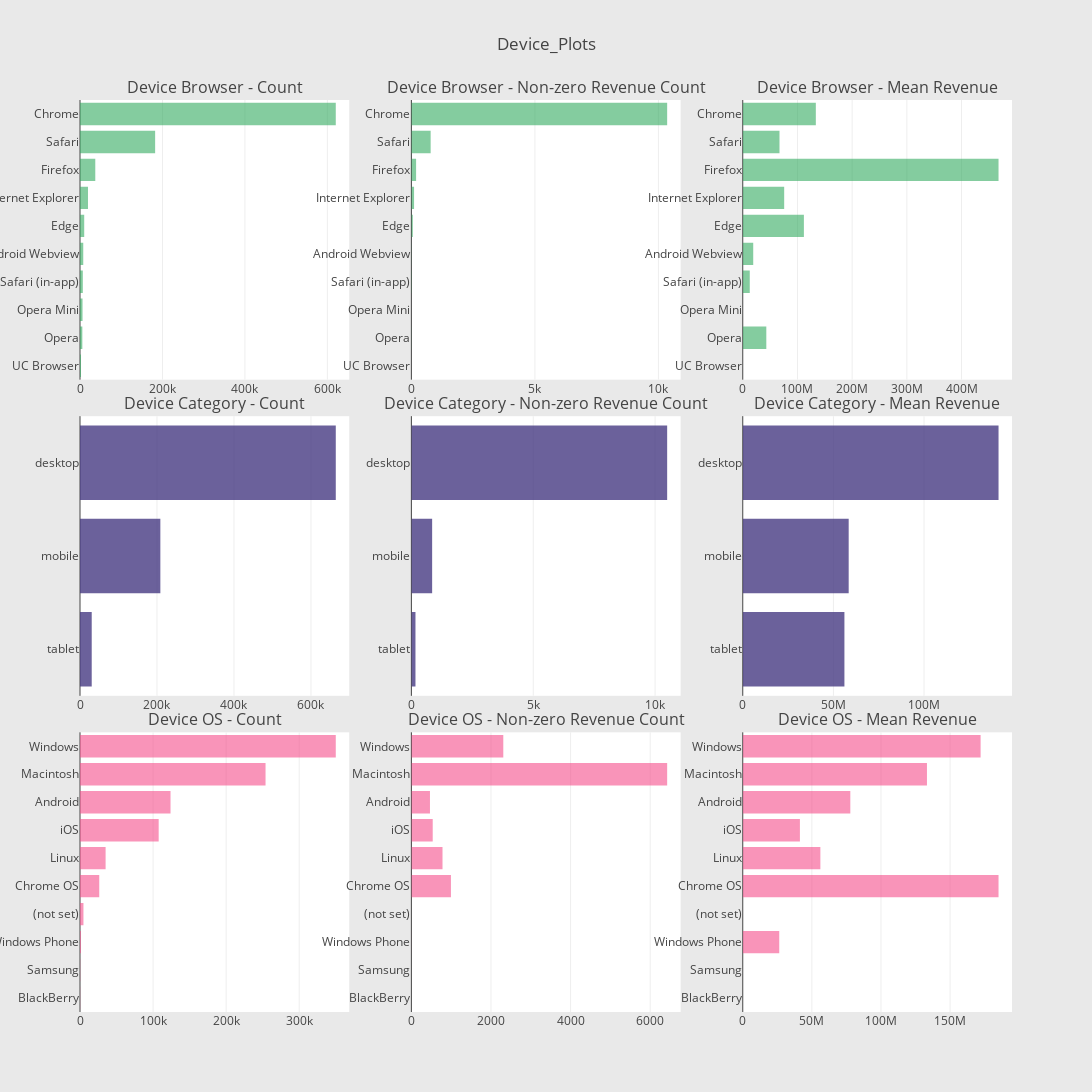

The notebook cell this image was saved under:
### Code cell
# Device Brower 
cnt_srs = train_df.groupby('device.browser')['totals.transactionRevenue'].agg(['size','count','mean'])
cnt_srs.columns = ['count revenue is zero','count of non-zero revenue','mean']
cnt_srs = cnt_srs.sort_values(by = 'count revenue is zero',ascending = False)
trace1 = horizontal_bar_chart(cnt_srs['count revenue is zero'].head(10),'rgba(50,171,96,0.6)')
trace2 = horizontal_bar_chart(cnt_srs['count of non-zero revenue'].head(10),'rgba(50,171,96,0.6)')
trace3 = horizontal_bar_chart(cnt_srs['mean'].head(10),'rgba(50,171,96,0.6)')

# Device Category
cnt_srs = train_df.groupby('device.deviceCategory')['totals.transactionRevenue'].agg(['size', 'count', 'mean'])
cnt_srs.columns = ["count", "count of non-zero revenue", "mean"]
cnt_srs = cnt_srs.sort_values(by="count", ascending=False)
trace4 = horizontal_bar_chart(cnt_srs["count"].head(10), 'rgba(71, 58, 131, 0.8)')
trace5 = horizontal_bar_chart(cnt_srs["count of non-zero revenue"].head(10), 'rgba(71, 58, 131, 0.8)')
trace6 = horizontal_bar_chart(cnt_srs["mean"].head(10), 'rgba(71, 58, 131, 0.8)')

# Operating system
cnt_srs = train_df.groupby('device.operatingSystem')['totals.transactionRevenue'].agg(['size', 'count', 'mean'])
cnt_srs.columns = ["count", "count of non-zero revenue", "mean"]
cnt_srs = cnt_srs.sort_values(by="count", ascending=False)
trace7 = horizontal_bar_chart(cnt_srs["count"].head(10), 'rgba(246, 78, 139, 0.6)')
trace8 = horizontal_bar_chart(cnt_srs["count of non-zero revenue"].head(10),'rgba(246, 78, 139, 0.6)')
trace9 = horizontal_bar_chart(cnt_srs["mean"].head(10),'rgba(246, 78, 139, 0.6)')


fig = tools.make_subplots(rows = 3,cols = 3,vertical_spacing = 0.04, subplot_titles = ["Device Browser - Count", "Device Browser - Non-zero Revenue Count", "Device Browser - Mean Revenue",
                                          "Device Category - Count",  "Device Category - Non-zero Revenue Count", "Device Category - Mean Revenue", 
                                          "Device OS - Count", "Device OS - Non-zero Revenue Count", "Device OS - Mean Revenue"])


fig.append_trace(trace1, 1, 1)
fig.append_trace(trace2, 1, 2)
fig.append_trace(trace3, 1, 3)
fig.append_trace(trace4, 2, 1)
fig.append_trace(trace5, 2, 2)
fig.append_trace(trace6, 2, 3)
fig.append_trace(trace7, 3, 1)
fig.append_trace(trace8, 3, 2)
fig.append_trace(trace9, 3, 3)

fig['layout'].update(height = 1200,width = 1200,paper_bgcolor = 'rgb(233,233,233)',title = 'Device_Plots')

py.iplot(fig,filename = 'device-plots')

### Figure 1 — Plotly figure (JSON) as saved in the notebook; plotly's stock layout.template omitted (floating-point values rounded to 4 significant figures)
{"data": [{"marker": {"color": "rgba(50,171,96,0.6)"}, "orientation": "h", "showlegend": false, "type": "bar", "uid": "db8ab428-c22c-11e8-99c1-6a000116e8d0", "x": [2427, 5643, 6139, 6850, 7865, 10205, 19375, 37069, 182245, 620364], "xaxis": "x", "y": ["UC Browser", "Opera", "Opera Mini", "Safari (in-app)", "Android Webview", "Edge", "Internet Explorer", "Firefox", "Safari", "Chrome"], "yaxis": "y"}, {"marker": {"color": "rgba(50,171,96,0.6)"}, "orientation": "h", "showlegend": false, "type": "bar", "uid": "db963fb6-c22c-11e8-8021-6a000116e8d0", "x": [0, 5, 0, 12, 6, 58, 109, 191, 780, 10353], "xaxis": "x2", "y": ["UC Browser", "Opera", "Opera Mini", "Safari (in-app)", "Android Webview", "Edge", "Internet Explorer", "Firefox", "Safari", "Chrome"], "yaxis": "y2"}, {"marker": {"color": "rgba(50,171,96,0.6)"}, "orientation": "h", "showlegend": false, "type": "bar", "uid": "db96f6cc-c22c-11e8-af91-6a000116e8d0", "x": [null, 43070000, null, 12810000.0, 19140000.0, 111800000.0, 75740000.0, 467600000.0, 67180000.0, 133600000.0], "xaxis": "x3", "y": ["UC Browser", "Opera", "Opera Mini", "Safari (in-app)", "Android Webview", "Edge", "Internet Explorer", "Firefox", "Safari", "Chrome"], "yaxis": "y3"}, {"marker": {"color": "rgba(71, 58, 131, 0.8)"}, "orientation": "h", "showlegend": false, "type": "bar", "uid": "db9787c2-c22c-11e8-8ef1-6a000116e8d0", "x": [30449, 208725, 664479], "xaxis": "x4", "y": ["tablet", "mobile", "desktop"], "yaxis": "y4"}, {"marker": {"color": "rgba(71, 58, 131, 0.8)"}, "orientation": "h", "showlegend": false, "type": "bar", "uid": "db980d1e-c22c-11e8-a637-6a000116e8d0", "x": [168, 852, 10495], "xaxis": "x5", "y": ["tablet", "mobile", "desktop"], "yaxis": "y5"}, {"marker": {"color": "rgba(71, 58, 131, 0.8)"}, "orientation": "h", "showlegend": false, "type": "bar", "uid": "db989770-c22c-11e8-869c-6a000116e8d0", "x": [56080000.0, 58430000.0, 141100000.0], "xaxis": "x6", "y": ["tablet", "mobile", "desktop"], "yaxis": "y6"}, {"marker": {"color": "rgba(246, 78, 139, 0.6)"}, "orientation": "h", "showlegend": false, "type": "bar", "uid": "db992a8c-c22c-11e8-8eeb-6a000116e8d0", "x": [218, 280, 1216, 4695, 26337, 35034, 107665, 123892, 253938, 350072], "xaxis": "x7", "y": ["BlackBerry", "Samsung", "Windows Phone", "(not set)", "Chrome OS", "Linux", "iOS", "Android", "Macintosh", "Windows"], "yaxis": "y7"}, {"marker": {"color": "rgba(246, 78, 139, 0.6)"}, "orientation": "h", "showlegend": false, "type": "bar", "uid": "db99b36c-c22c-11e8-9c7b-6a000116e8d0", "x": [0, 0, 1, 0, 994, 782, 536, 467, 6426, 2309], "xaxis": "x8", "y": ["BlackBerry", "Samsung", "Windows Phone", "(not set)", "Chrome OS", "Linux", "iOS", "Android", "Macintosh", "Windows"], "yaxis": "y8"}, {"marker": {"color": "rgba(246, 78, 139, 0.6)"}, "orientation": "h", "showlegend": false, "type": "bar", "uid": "db9a3666-c22c-11e8-82f5-6a000116e8d0", "x": [null, null, 26400000, null, 185000000.0, 56150000.0, 41360000.0, 77820000.0, 133300000.0, 172100000.0], "xaxis": "x9", "y": ["BlackBerry", "Samsung", "Windows Phone", "(not set)", "Chrome OS", "Linux", "iOS", "Android", "Macintosh", "Windows"], "yaxis": "y9"}], "layout": {"annotations": [{"font": {"size": 16}, "showarrow": false, "text": "Device Browser - Count", "x": 0.1444, "xanchor": "center", "xref": "paper", "y": 1, "yanchor": "bottom", "yref": "paper"}, {"font": {"size": 16}, "showarrow": false, "text": "Device Browser - Non-zero Revenue Count", "x": 0.5, "xanchor": "center", "xref": "paper", "y": 1, "yanchor": "bottom", "yref": "paper"}, {"font": {"size": 16}, "showarrow": false, "text": "Device Browser - Mean Revenue", "x": 0.8556, "xanchor": "center", "xref": "paper", "y": 1, "yanchor": "bottom", "yref": "paper"}, {"font": {"size": 16}, "showarrow": false, "text": "Device Category - Count", "x": 0.1444, "xanchor": "center", "xref": "paper", "y": 0.6533, "yanchor": "bottom", "yref": "paper"}, {"font": {"size": 16}, "showarrow": false, "text": "Device Category - Non-zero Revenue Count", "x": 0.5, "xanchor": "center", "xref": "paper", "y": 0.6533, "yanchor": "bottom", "yref": "paper"}, {"font": {"size": 16}, "showarrow": false, "text": "Device Category - Mean Revenue", "x": 0.8556, "xanchor": "center", "xref": "paper", "y": 0.6533, "yanchor": "bottom", "yref": "paper"}, {"font": {"size": 16}, "showarrow": false, "text": "Device OS - Count", "x": 0.1444, "xanchor": "center", "xref": "paper", "y": 0.3067, "yanchor": "bottom", "yref": "paper"}, {"font": {"size": 16}, "showarrow": false, "text": "Device OS - Non-zero Revenue Count", "x": 0.5, "xanchor": "center", "xref": "paper", "y": 0.3067, "yanchor": "bottom", "yref": "paper"}, {"font": {"size": 16}, "showarrow": false, "text": "Device OS - Mean Revenue", "x": 0.8556, "xanchor": "center", "xref": "paper", "y": 0.3067, "yanchor": "bottom", "yref": "paper"}], "height": 1200, "paper_bgcolor": "rgb(233,233,233)", "title": "Device_Plots", "width": 1200, "xaxis": {"anchor": "y", "domain": [0, 0.2889]}, "xaxis2": {"anchor": "y2", "domain": [0.3556, 0.6444]}, "xaxis3": {"anchor": "y3", "domain": [0.7111, 1]}, "xaxis4": {"anchor": "y4", "domain": [0, 0.2889]}, "xaxis5": {"anchor": "y5", "domain": [0.3556, 0.6444]}, "xaxis6": {"anchor": "y6", "domain": [0.7111, 1]}, "xaxis7": {"anchor": "y7", "domain": [0, 0.2889]}, "xaxis8": {"anchor": "y8", "domain": [0.3556, 0.6444]}, "xaxis9": {"anchor": "y9", "domain": [0.7111, 1]}, "yaxis": {"anchor": "x", "domain": [0.6933, 1]}, "yaxis2": {"anchor": "x2", "domain": [0.6933, 1]}, "yaxis3": {"anchor": "x3", "domain": [0.6933, 1]}, "yaxis4": {"anchor": "x4", "domain": [0.3467, 0.6533]}, "yaxis5": {"anchor": "x5", "domain": [0.3467, 0.6533]}, "yaxis6": {"anchor": "x6", "domain": [0.3467, 0.6533]}, "yaxis7": {"anchor": "x7", "domain": [0, 0.3067]}, "yaxis8": {"anchor": "x8", "domain": [0, 0.3067]}, "yaxis9": {"anchor": "x9", "domain": [0, 0.3067]}}}
